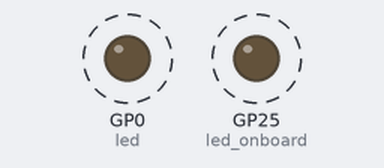
The program below on a simulated Raspberry Pi Pico running MicroPython. Parts: output pins drawn as LEDs (lit = HIGH). Dashed ring = blinking. At 1.0 s the program stops and its outputs stay as they are.

Above: at 0.05 s.
Timing chart, 0 to 2.5 s (numbered marks = the images above):
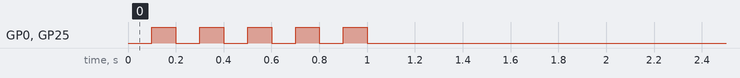

The program:

2ledblink.py
```python
import machine
import utime

led_onboard = machine.Pin(25, machine.Pin.OUT)
led = machine.Pin(0, machine.Pin.OUT)

led.value(1)
led_onboard.value(1)


for i in range(10):
    led_onboard.toggle()
    led.toggle()
    utime.sleep(0.1)


led.value(0)
led_onboard.value(0)
```

Measured:
- by itself, GP0 (led), GP25 (led_onboard): alternates HIGH for 0.10 s and LOW for 0.10 s, 10 changes in all, then stays LOW
